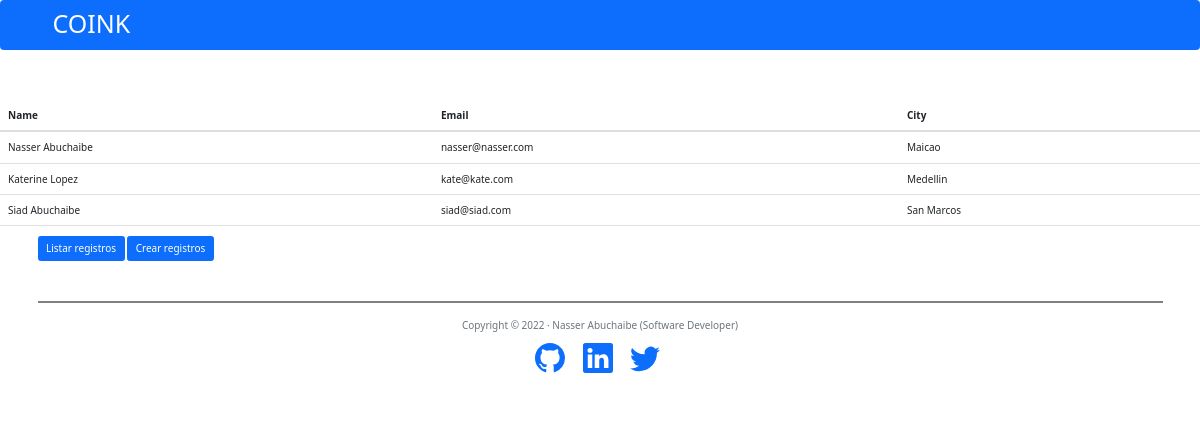
Page /list on the earlier database version.
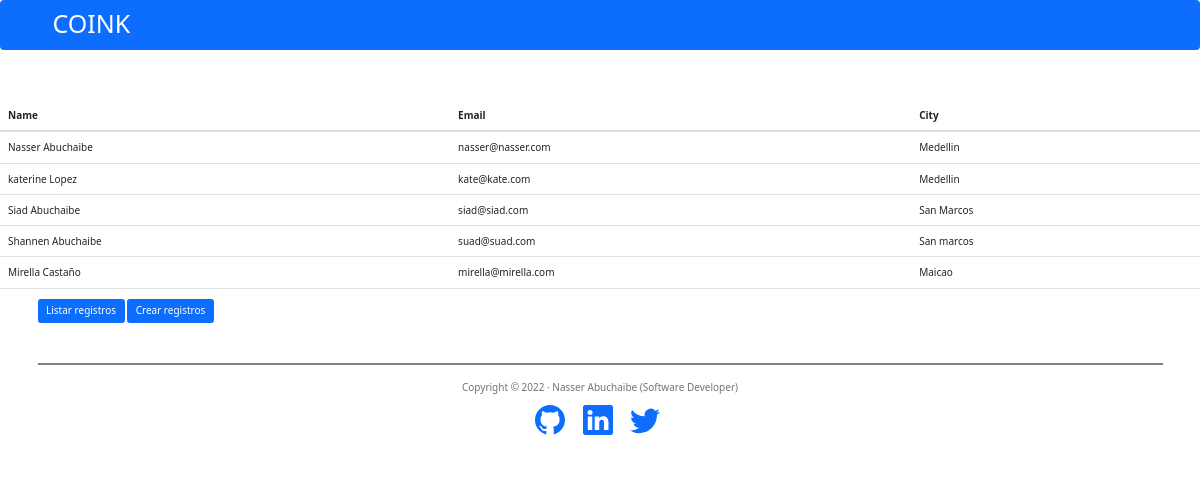
Same page on the later database version.
### models.py (models this page shows, shortened)
class Usuario(db.Model):
    __tablename__ = 'usuario'
    id = db.Column(db.Integer, primary_key=True)
    username = db.Column(db.String(100))
    email = db.Column(db.String(100), unique=True)
    city = db.Column(db.String(100))

### routes.py (the view)
@app.route('/list')
def list_all():
    users = Usuario.query.all()
    return render_template('list.html', users=users)

### templates/list.html (shortened to what this page needs)
{% extends 'base.html' %}
{% block content %}
<table class="table">
    <thead>
      <tr>
        <th scope="col">Name</th>
        <th scope="col">Email</th>
        <th scope="col">City</th>
      </tr>
    </thead>
    <tbody>
        {% for user in users %}
            <tr>
                <td>{{ user.username }}</td>
                <td>{{ user.email }}</td>
                <td>{{ user.city }} </td>
            </tr>
        {% endfor %}
    </tbody>
  </table>
{% endblock %}

Differences in the rows shown:
changed Usuario "Nasser Abuchaibe": city "Maicao" → "Medellin"
changed Usuario "kate@kate.com": username "Katerine Lopez" → "katerine Lopez"
added Usuario: username "Shannen Abuchaibe", email "suad@suad.com", city "San marcos"
added Usuario: username "Mirella Castaño", email "mirella@mirella.com", city "Maicao"
